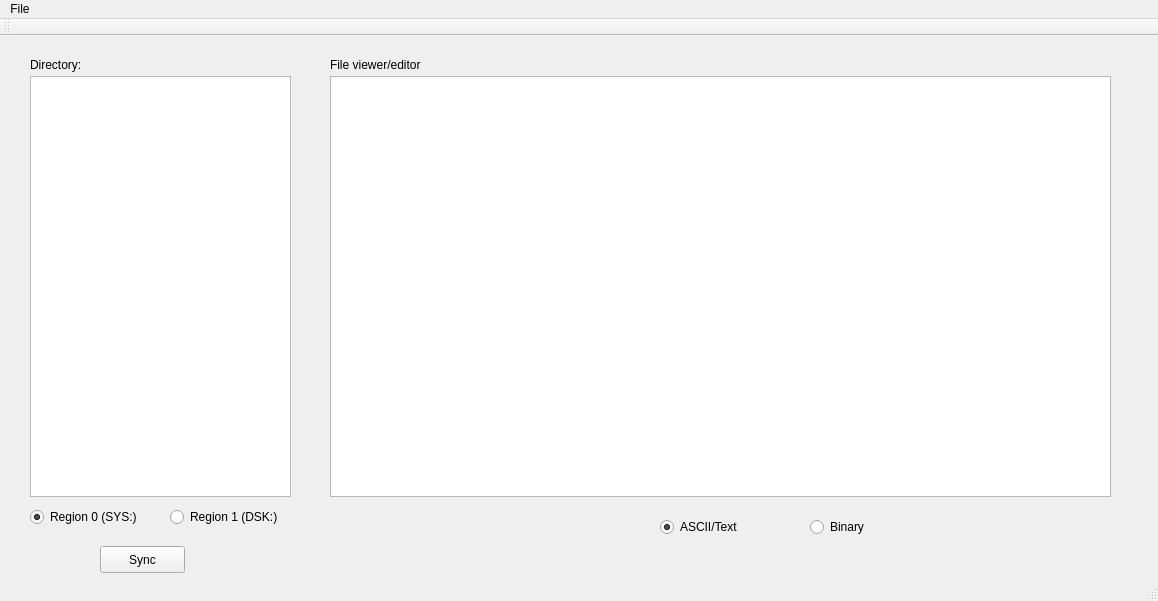
<?xml version="1.0" encoding="UTF-8"?>
<ui version="4.0">
 <class>MainWindow</class>
 <widget class="QMainWindow" name="MainWindow">
  <property name="geometry">
   <rect>
    <x>0</x>
    <y>0</y>
    <width>1158</width>
    <height>601</height>
   </rect>
  </property>
  <property name="windowTitle">
   <string>OS/8 Filesystem Manager</string>
  </property>
  <widget class="QWidget" name="centralWidget">
   <widget class="QLabel" name="label">
    <property name="geometry">
     <rect>
      <x>30</x>
      <y>20</y>
      <width>66</width>
      <height>17</height>
     </rect>
    </property>
    <property name="text">
     <string>Directory:</string>
    </property>
   </widget>
   <widget class="QPlainTextEdit" name="View">
    <property name="geometry">
     <rect>
      <x>330</x>
      <y>40</y>
      <width>781</width>
      <height>421</height>
     </rect>
    </property>
    <property name="font">
     <font>
      <family>Monospace</family>
      <weight>75</weight>
      <italic>false</italic>
      <bold>true</bold>
     </font>
    </property>
    <property name="acceptDrops">
     <bool>false</bool>
    </property>
    <property name="readOnly">
     <bool>false</bool>
    </property>
   </widget>
   <widget class="QLabel" name="label_2">
    <property name="geometry">
     <rect>
      <x>330</x>
      <y>20</y>
      <width>141</width>
      <height>17</height>
     </rect>
    </property>
    <property name="text">
     <string>File viewer/editor</string>
    </property>
   </widget>
   <widget class="QListWidget" name="Flist">
    <property name="geometry">
     <rect>
      <x>30</x>
      <y>40</y>
      <width>261</width>
      <height>421</height>
     </rect>
    </property>
    <property name="font">
     <font>
      <family>Monospace</family>
     </font>
    </property>
   </widget>
   <widget class="QRadioButton" name="Rg0">
    <property name="geometry">
     <rect>
      <x>30</x>
      <y>470</y>
      <width>131</width>
      <height>22</height>
     </rect>
    </property>
    <property name="text">
     <string>Region 0 (SYS:)</string>
    </property>
    <property name="checked">
     <bool>true</bool>
    </property>
   </widget>
   <widget class="QRadioButton" name="Rg1">
    <property name="geometry">
     <rect>
      <x>170</x>
      <y>470</y>
      <width>131</width>
      <height>22</height>
     </rect>
    </property>
    <property name="text">
     <string>Region 1 (DSK:)</string>
    </property>
   </widget>
   <widget class="QWidget" name="widget" native="true">
    <property name="geometry">
     <rect>
      <x>650</x>
      <y>470</y>
      <width>281</width>
      <height>31</height>
     </rect>
    </property>
    <widget class="QRadioButton" name="CpModeA">
     <property name="geometry">
      <rect>
       <x>10</x>
       <y>10</y>
       <width>114</width>
       <height>22</height>
      </rect>
     </property>
     <property name="text">
      <string>ASCII/Text</string>
     </property>
     <property name="checked">
      <bool>true</bool>
     </property>
    </widget>
    <widget class="QRadioButton" name="CpModeB">
     <property name="geometry">
      <rect>
       <x>160</x>
       <y>10</y>
       <width>114</width>
       <height>22</height>
      </rect>
     </property>
     <property name="text">
      <string>Binary</string>
     </property>
    </widget>
   </widget>
   <widget class="QPushButton" name="pushButton">
    <property name="geometry">
     <rect>
      <x>100</x>
      <y>510</y>
      <width>85</width>
      <height>27</height>
     </rect>
    </property>
    <property name="text">
     <string>Sync</string>
    </property>
   </widget>
  </widget>
  <widget class="QMenuBar" name="menuBar">
   <property name="geometry">
    <rect>
     <x>0</x>
     <y>0</y>
     <width>1158</width>
     <height>24</height>
    </rect>
   </property>
   <widget class="QMenu" name="menuFile">
    <property name="title">
     <string>File</string>
    </property>
    <addaction name="actionSelect_Image"/>
    <addaction name="separator"/>
    <addaction name="actionSave_View"/>
    <addaction name="separator"/>
    <addaction name="actionCopy_File"/>
    <addaction name="actionSave_Edit_to_image"/>
    <addaction name="separator"/>
    <addaction name="actionExit"/>
   </widget>
   <addaction name="menuFile"/>
  </widget>
  <widget class="QToolBar" name="mainToolBar">
   <attribute name="toolBarArea">
    <enum>TopToolBarArea</enum>
   </attribute>
   <attribute name="toolBarBreak">
    <bool>false</bool>
   </attribute>
  </widget>
  <widget class="QStatusBar" name="statusBar"/>
  <action name="actionSelect_Image">
   <property name="text">
    <string>Select Image</string>
   </property>
  </action>
  <action name="actionSave_View">
   <property name="text">
    <string>Save selected file</string>
   </property>
  </action>
  <action name="actionCopy_File">
   <property name="text">
    <string>Copy to image</string>
   </property>
  </action>
  <action name="actionExit">
   <property name="text">
    <string>Exit</string>
   </property>
  </action>
  <action name="actionSave_Edit_to_image">
   <property name="text">
    <string>Save Edit to image</string>
   </property>
  </action>
 </widget>
 <layoutdefault spacing="6" margin="11"/>
 <resources/>
 <connections/>
</ui>
